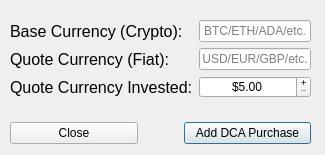
<?xml version="1.0" encoding="UTF-8"?>
<ui version="4.0">
 <class>add_dca_dialog</class>
 <widget class="QDialog" name="add_dca_dialog">
  <property name="geometry">
   <rect>
    <x>0</x>
    <y>0</y>
    <width>325</width>
    <height>155</height>
   </rect>
  </property>
  <property name="windowTitle">
   <string>DCA Item Editor</string>
  </property>
  <property name="modal">
   <bool>true</bool>
  </property>
  <widget class="QWidget" name="formLayoutWidget">
   <property name="geometry">
    <rect>
     <x>10</x>
     <y>20</y>
     <width>301</width>
     <height>124</height>
    </rect>
   </property>
   <layout class="QFormLayout" name="add_dca_layout">
    <item row="0" column="0">
     <widget class="QLabel" name="base_currency_label">
      <property name="font">
       <font>
        <pointsize>12</pointsize>
       </font>
      </property>
      <property name="text">
       <string>Base Currency (Crypto):</string>
      </property>
     </widget>
    </item>
    <item row="0" column="1">
     <widget class="QLineEdit" name="base_currency_input">
      <property name="enabled">
       <bool>true</bool>
      </property>
      <property name="font">
       <font>
        <pointsize>9</pointsize>
       </font>
      </property>
      <property name="inputMethodHints">
       <set>Qt::ImhNone</set>
      </property>
      <property name="maxLength">
       <number>4</number>
      </property>
      <property name="alignment">
       <set>Qt::AlignCenter</set>
      </property>
      <property name="placeholderText">
       <string>BTC/ETH/ADA/etc.</string>
      </property>
     </widget>
    </item>
    <item row="1" column="0">
     <widget class="QLabel" name="quote_currency_label">
      <property name="font">
       <font>
        <pointsize>12</pointsize>
       </font>
      </property>
      <property name="text">
       <string>Quote Currency (Fiat):</string>
      </property>
     </widget>
    </item>
    <item row="1" column="1">
     <widget class="QLineEdit" name="quote_currency_input">
      <property name="font">
       <font>
        <pointsize>9</pointsize>
       </font>
      </property>
      <property name="text">
       <string/>
      </property>
      <property name="maxLength">
       <number>4</number>
      </property>
      <property name="alignment">
       <set>Qt::AlignCenter</set>
      </property>
      <property name="placeholderText">
       <string>USD/EUR/GBP/etc.</string>
      </property>
     </widget>
    </item>
    <item row="2" column="0">
     <widget class="QLabel" name="quote_amount_label">
      <property name="font">
       <font>
        <pointsize>12</pointsize>
       </font>
      </property>
      <property name="text">
       <string>Quote Currency Invested:</string>
      </property>
     </widget>
    </item>
    <item row="2" column="1">
     <widget class="QSpinBox" name="quote_amount_input">
      <property name="font">
       <font>
        <pointsize>9</pointsize>
       </font>
      </property>
      <property name="inputMethodHints">
       <set>Qt::ImhFormattedNumbersOnly|Qt::ImhNoPredictiveText</set>
      </property>
      <property name="alignment">
       <set>Qt::AlignCenter</set>
      </property>
      <property name="buttonSymbols">
       <enum>QAbstractSpinBox::PlusMinus</enum>
      </property>
      <property name="correctionMode">
       <enum>QAbstractSpinBox::CorrectToNearestValue</enum>
      </property>
      <property name="suffix">
       <string>.00</string>
      </property>
      <property name="prefix">
       <string>$</string>
      </property>
      <property name="minimum">
       <number>5</number>
      </property>
      <property name="maximum">
       <number>100000000</number>
      </property>
      <property name="singleStep">
       <number>1</number>
      </property>
      <property name="stepType">
       <enum>QAbstractSpinBox::DefaultStepType</enum>
      </property>
      <property name="value">
       <number>5</number>
      </property>
     </widget>
    </item>
    <item row="6" column="0" colspan="2">
     <layout class="QHBoxLayout" name="horizontalLayout">
      <item>
       <widget class="QPushButton" name="close_add_button">
        <property name="text">
         <string>Close</string>
        </property>
        <property name="default">
         <bool>false</bool>
        </property>
       </widget>
      </item>
      <item>
       <spacer name="add_dca_button_Hspacer">
        <property name="orientation">
         <enum>Qt::Horizontal</enum>
        </property>
        <property name="sizeType">
         <enum>QSizePolicy::Fixed</enum>
        </property>
        <property name="sizeHint" stdset="0">
         <size>
          <width>40</width>
          <height>20</height>
         </size>
        </property>
       </spacer>
      </item>
      <item>
       <widget class="QPushButton" name="confirm_add_button">
        <property name="text">
         <string>Add DCA Purchase</string>
        </property>
        <property name="default">
         <bool>true</bool>
        </property>
       </widget>
      </item>
     </layout>
    </item>
    <item row="4" column="0">
     <spacer name="add_dca_Vspacer_1">
      <property name="orientation">
       <enum>Qt::Vertical</enum>
      </property>
      <property name="sizeHint" stdset="0">
       <size>
        <width>20</width>
        <height>40</height>
       </size>
      </property>
     </spacer>
    </item>
    <item row="5" column="0">
     <spacer name="add_dca_Vspacer_2">
      <property name="orientation">
       <enum>Qt::Vertical</enum>
      </property>
      <property name="sizeHint" stdset="0">
       <size>
        <width>20</width>
        <height>40</height>
       </size>
      </property>
     </spacer>
    </item>
    <item row="3" column="0">
     <spacer name="add_dca_Vspacer_3">
      <property name="orientation">
       <enum>Qt::Vertical</enum>
      </property>
      <property name="sizeHint" stdset="0">
       <size>
        <width>20</width>
        <height>40</height>
       </size>
      </property>
     </spacer>
    </item>
   </layout>
  </widget>
 </widget>
 <resources/>
 <connections/>
</ui>
